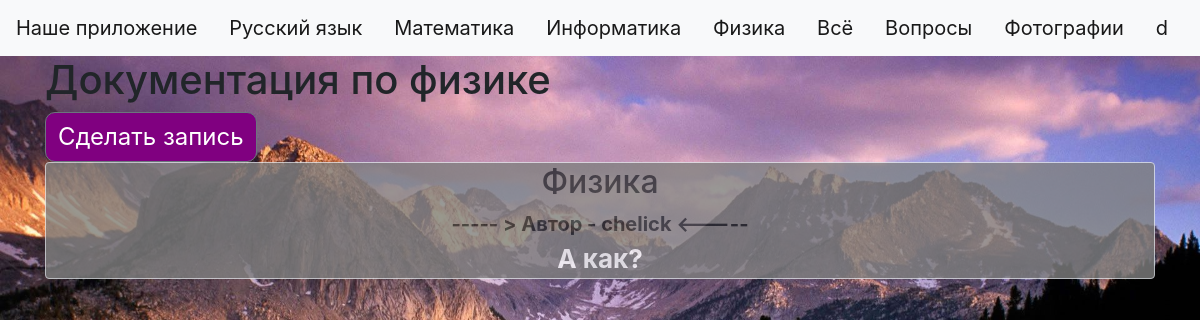
The app's page /phys.html (signed in) with its own data.
### data/users.py (models this page shows, shortened)
class User(SqlAlchemyBase, UserMixin):
    __tablename__ = 'users'
    id = sqlalchemy.Column(sqlalchemy.Integer,
                           primary_key=True, autoincrement=True)
    name = sqlalchemy.Column(sqlalchemy.String, nullable=True)
    about = sqlalchemy.Column(sqlalchemy.String, nullable=True)
    email = sqlalchemy.Column(sqlalchemy.String,
                              index=True, unique=True, nullable=True)
    hashed_password = sqlalchemy.Column(sqlalchemy.String, nullable=True)
    created_date = sqlalchemy.Column(sqlalchemy.DateTime,
                                     default=datetime.datetime.now)
    news = orm.relationship("News", back_populates='user')

### data/news.py (models this page shows)
class News(SqlAlchemyBase):
    __tablename__ = 'news'
    id = sqlalchemy.Column(sqlalchemy.Integer,
                           primary_key=True, autoincrement=True)
    title = sqlalchemy.Column(sqlalchemy.String, nullable=True)
    content = sqlalchemy.Column(sqlalchemy.String, nullable=True)
    created_date = sqlalchemy.Column(sqlalchemy.DateTime,
                                     default=datetime.datetime.now)
    is_question = sqlalchemy.Column(sqlalchemy.Boolean, default=True)
    user_id = sqlalchemy.Column(sqlalchemy.Integer,
                                sqlalchemy.ForeignKey("users.id"))
    user = orm.relationship('User')
    answers = orm.relationship('Answer', back_populates='question', lazy='dynamic')

### main.py (the view)
@app.route("/phys.html")
def phys():
    db_sess = db_session.create_session()
    news = db_sess.query(News).filter(News.title == 'Физика').filter(News.is_question != True)
    return render_template("phys.html", news=news, title='PHYSICS Documentation')

### data/db_session.py (called while the page is built)
def create_session() -> Session:
    global __factory
    return __factory()

### main.py (called while the page is built)
@login_manager.user_loader
def load_user(user_id):
    db_sess = db_session.create_session()
    return db_sess.query(User).get(user_id)

### templates/phys.html (shortened to what this page needs)
{% extends "base.html" %}
{% block content %}
<h1>Документация по физике</h1>
{% if current_user.is_authenticated %}
    <a href="news" class="btn btn-secondary btn-add">Сделать запись</a>
{% endif %}
{% for item in news%}
<div class="col-md6 border rounded" style="background-color: gray; opacity: .8;">
    <h2 style="text-align: center;">{{item.title}}</h2>
    <div style="font-size: 20px; text-align: center; font-weight: bold">
        ----- > Автор - {{item.user.name}} <-----
    </div>
    <div style="text-align: center; font-size: 26px; font-weight: bold; color: white;">
        {{item.content}}
    </div>
</div>
<br>
{% endfor %}
{% endblock %}

### templates/base.html (shortened to what this page needs)
<!doctype html>
<html lang="en">
<head>
    <link rel="stylesheet"
          href="https://stackpath.bootstrapcdn.com/bootstrap/4.4.1/css/bootstrap.min.css"
>
    <link rel="stylesheet" href="static/css/style.css">
</head>
<body style="background-image: url(static/img/backreg.jpg); background-size: cover">
<header>
    <nav class="navbar navbar-light bg-light">
        <a class="navbar-brand" href="index.html">Наше приложение</a>
        <a class="navbar-brand" href="rus.html">Русский язык</a>
        <a class="navbar-brand" href="math.html">Математика</a>
        <a class="navbar-brand" href="ict.html">Информатика</a>
        <a class="navbar-brand" href="phys.html">Физика</a>
        <a class="navbar-brand" href="allnews.html">Всё</a>
        <a class="navbar-brand" href="questions.html">Вопросы</a>
        <a class="navbar-brand" href="photos.html">Фотографии</a>
        {% if current_user.is_authenticated %}
    <a class="navbar-brand" href="/logout">{{ current_user.name }}</a>
{% else %}
    <p>
        <a class="btn btn-primary " href="/register">Зарегистрироваться</a>
        <a class="btn btn-success" href="/login">Войти</a>
    </p>
{% endif %}
    </nav>
</header>
<main role="main" class="container">
    {% block content %}{% endblock %}
</main>
</body>
</html>

### static/css/style.css (style rules this page uses)
.btn { background-color: purple; border-radius: 10px; transition: 0.7s; }
.btn-add { font-size: 24px; }

### records on screen
User: name "d"
News: title "Физика", user.name "chelick", content "А как?"
